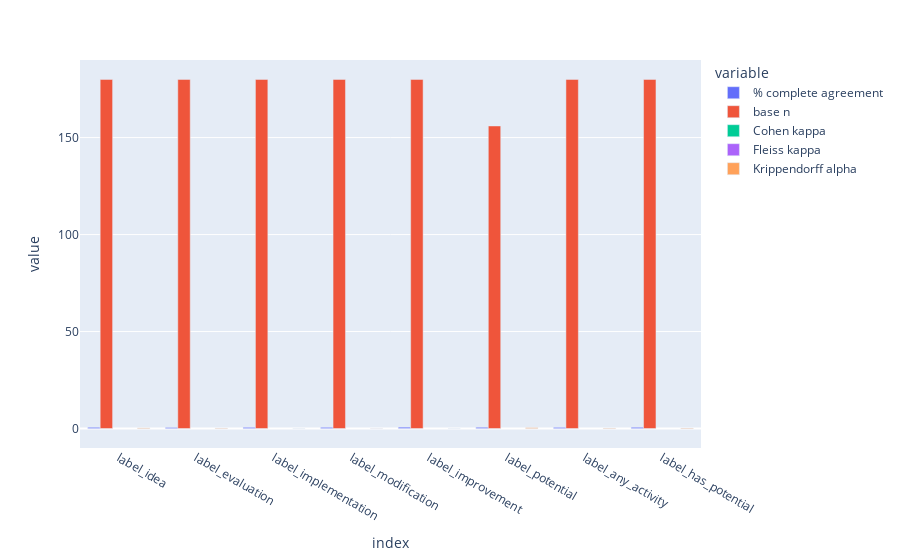

This figure's notebook cell:
### Code cell
label_stats.plot_interrater_agreement()

### Figure 1 — Plotly figure (JSON) as saved in the notebook; plotly's stock layout.template omitted (floating-point values rounded to 4 significant figures)
{"data": [{"alignmentgroup": "True", "hovertemplate": "variable=% complete agreement<br>index=%{x}<br>value=%{y}<extra></extra>", "legendgroup": "% complete agreement", "marker": {"color": "#636efa", "pattern": {"shape": ""}}, "name": "% complete agreement", "offsetgroup": "% complete agreement", "orientation": "v", "showlegend": true, "textposition": "auto", "x": ["label_idea", "label_evaluation", "label_implementation", "label_modification", "label_improvement", "label_potential", "label_any_activity", "label_has_potential"], "xaxis": "x", "y": [0.6278, 0.55, 0.6056, 0.6167, 0.6944, 0.641, 0.5889, 0.6389], "yaxis": "y", "type": "bar"}, {"alignmentgroup": "True", "hovertemplate": "variable=base n<br>index=%{x}<br>value=%{y}<extra></extra>", "legendgroup": "base n", "marker": {"color": "#EF553B", "pattern": {"shape": ""}}, "name": "base n", "offsetgroup": "base n", "orientation": "v", "showlegend": true, "textposition": "auto", "x": ["label_idea", "label_evaluation", "label_implementation", "label_modification", "label_improvement", "label_potential", "label_any_activity", "label_has_potential"], "xaxis": "x", "y": [180.0, 180.0, 180.0, 180.0, 180.0, 156.0, 180.0, 180.0], "yaxis": "y", "type": "bar"}, {"alignmentgroup": "True", "hovertemplate": "variable=Cohen kappa<br>index=%{x}<br>value=%{y}<extra></extra>", "legendgroup": "Cohen kappa", "marker": {"color": "#00cc96", "pattern": {"shape": ""}}, "name": "Cohen kappa", "offsetgroup": "Cohen kappa", "orientation": "v", "showlegend": true, "textposition": "auto", "x": ["label_idea", "label_evaluation", "label_implementation", "label_modification", "label_improvement", "label_potential", "label_any_activity", "label_has_potential"], "xaxis": "x", "y": [null, null, null, null, null, null, null, null], "yaxis": "y", "type": "bar"}, {"alignmentgroup": "True", "hovertemplate": "variable=Fleiss kappa<br>index=%{x}<br>value=%{y}<extra></extra>", "legendgroup": "Fleiss kappa", "marker": {"color": "#ab63fa", "pattern": {"shape": ""}}, "name": "Fleiss kappa", "offsetgroup": "Fleiss kappa", "orientation": "v", "showlegend": true, "textposition": "auto", "x": ["label_idea", "label_evaluation", "label_implementation", "label_modification", "label_improvement", "label_potential", "label_any_activity", "label_has_potential"], "xaxis": "x", "y": [null, null, null, null, null, null, null, null], "yaxis": "y", "type": "bar"}, {"alignmentgroup": "True", "hovertemplate": "variable=Krippendorff alpha<br>index=%{x}<br>value=%{y}<extra></extra>", "legendgroup": "Krippendorff alpha", "marker": {"color": "#FFA15A", "pattern": {"shape": ""}}, "name": "Krippendorff alpha", "offsetgroup": "Krippendorff alpha", "orientation": "v", "showlegend": true, "textposition": "auto", "x": ["label_idea", "label_evaluation", "label_implementation", "label_modification", "label_improvement", "label_potential", "label_any_activity", "label_has_potential"], "xaxis": "x", "y": [0.3138, 0.2407, -0.02778, 0.08014, 0.02079, 0.4251, 0.2539, 0.2983], "yaxis": "y", "type": "bar"}], "layout": {"xaxis": {"anchor": "y", "domain": [0.0, 1.0], "title": {"text": "index"}}, "yaxis": {"anchor": "x", "domain": [0.0, 1.0], "title": {"text": "value"}}, "legend": {"title": {"text": "variable"}, "tracegroupgap": 0}, "margin": {"t": 60}, "barmode": "group"}}
